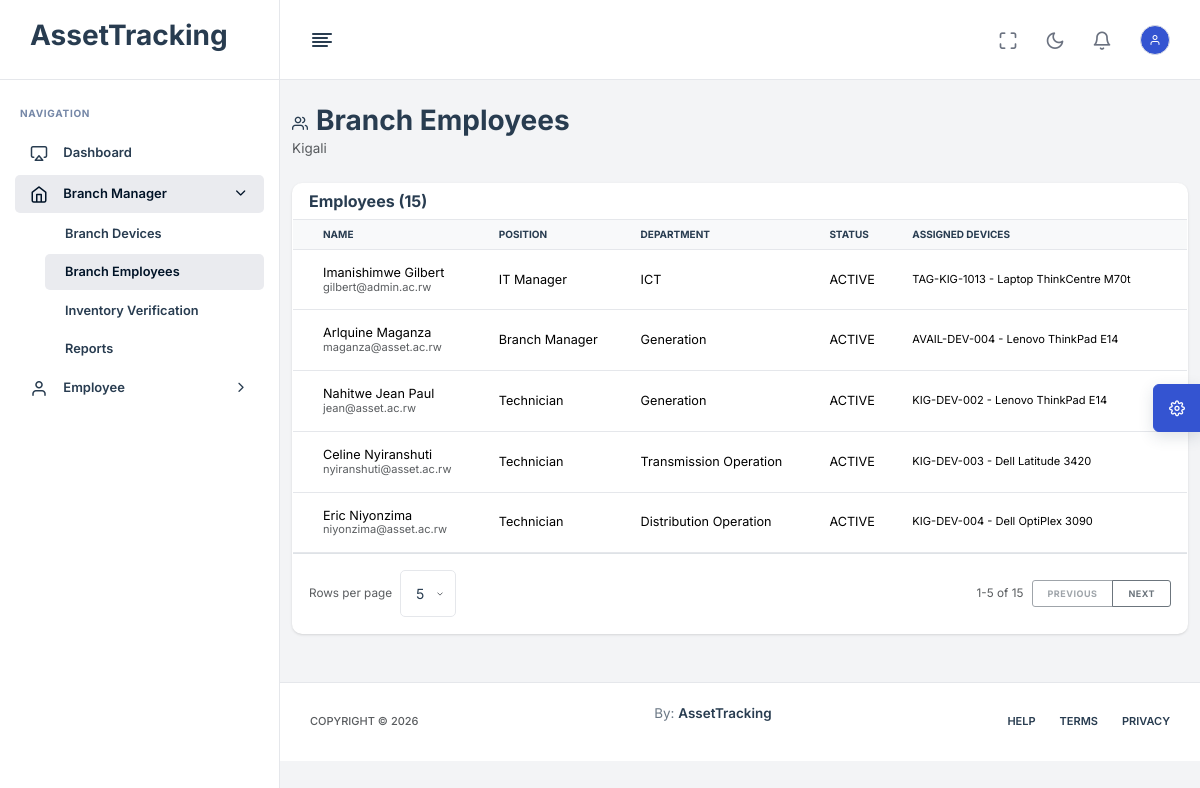
The app's page /branch/employees/ (signed in), older data.
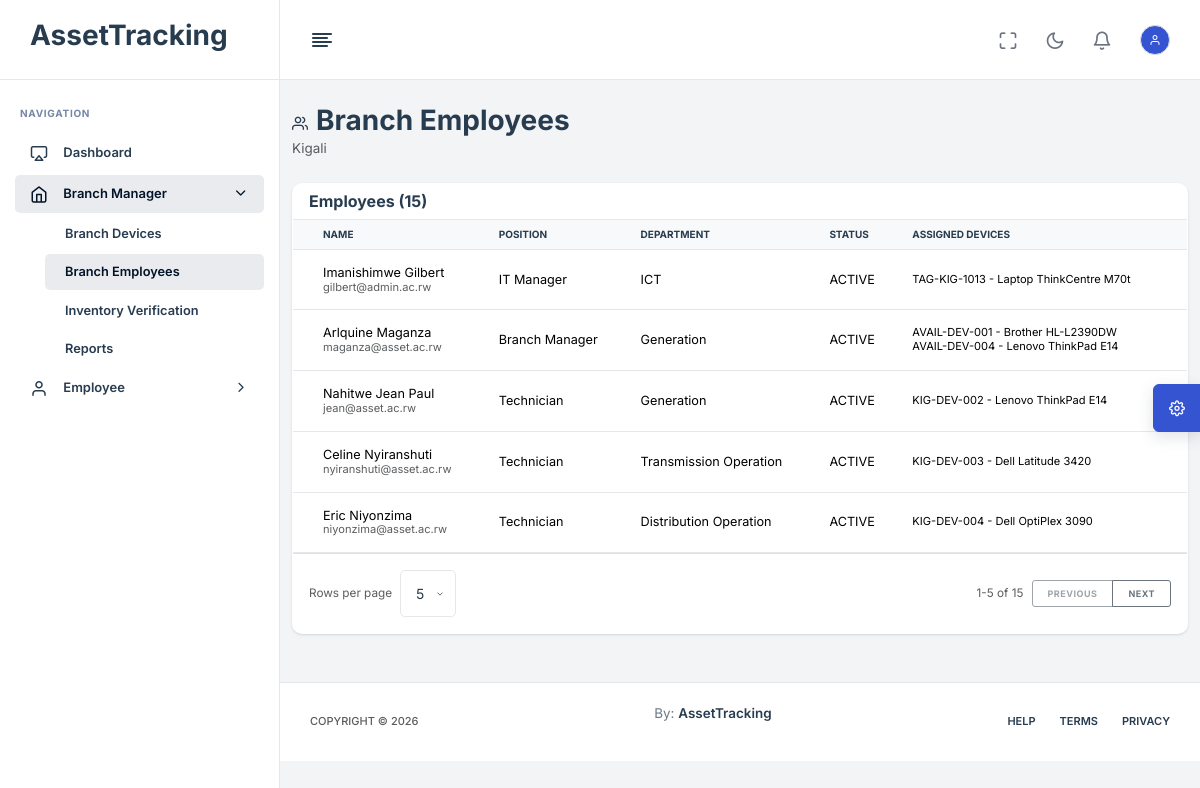
The same page, newer data.
### App/models.py (models this page shows, shortened)
class SoftDeleteModel(models.Model):
    is_deleted = models.BooleanField(default=False)
    deleted_at = models.DateTimeField(null=True, blank=True)
    deleted_by = models.ForeignKey(
        settings.AUTH_USER_MODEL,
        null=True,
        blank=True,
        on_delete=models.SET_NULL,
        related_name="%(class)s_deleted_records",
    )
    deletion_reason = models.TextField(blank=True)
    class Meta:
        abstract = True

class Employee(SoftDeleteModel):
    STATUS_CHOICES = [
        ('ACTIVE', 'Active'),
        ('INACTIVE', 'Inactive'),
        ('EXITED', 'Exited'),
    ]
    user = models.OneToOneField(settings.AUTH_USER_MODEL, on_delete=models.CASCADE, null=True, blank=True)
    employee_id = models.CharField(max_length=100, unique=True, null=True, blank=True)
    full_name = models.CharField(max_length=255)
    position = models.CharField(max_length=255)
    branch = models.ForeignKey(Branch, on_delete=models.SET_NULL, null=True, related_name='employees')
    department = models.ForeignKey(Department, on_delete=models.SET_NULL, null=True, blank=True)
    status = models.CharField(max_length=10, choices=STATUS_CHOICES, default='ACTIVE')
    hire_date = models.DateField(null=True, blank=True)
    exit_date = models.DateField(null=True, blank=True)

class User(AbstractBaseUser, PermissionsMixin):
    ROLE_CHOICES = [
        ('HEAD_OFFICE', 'Head Office'),
        ('BRANCH_MANAGER', 'Branch Manager'),
        ('TECHNICIAN', 'Technician'),
        ('EMPLOYEE', 'Employee'),
    ]
    username = models.CharField(max_length=150, unique=True)
    email = models.EmailField(unique=True)
    role = models.CharField(max_length=20, choices=ROLE_CHOICES, default='EMPLOYEE')
    is_active = models.BooleanField(default=True)
    is_staff = models.BooleanField(default=False)
    must_change_password = models.BooleanField(default=False)
    date_joined = models.DateTimeField(auto_now_add=True)
    objects = UserManager()
    USERNAME_FIELD = 'username'
    REQUIRED_FIELDS = ['email']

class Department(SoftDeleteModel):
    name = models.CharField(max_length=255)
    branch = models.ForeignKey(
        Branch,
        on_delete=models.CASCADE,
        related_name='departments'
    )

class Device(SoftDeleteModel):
    STATUS_CHOICES = [
        ('AVAILABLE', 'Available'),
        ('ASSIGNED', 'Assigned'),
        ('PENDING_RETURN', 'Pending Return'),
        ('IN_REPAIR', 'In Repair'),
        ('COMPLETED', 'Completed'),
        ('REPAIRED', 'Repaired'),
        ('MISSING', 'Missing'),
        ('RETIRED', 'Retired'),
        ('DECOMMISSIONED', 'Decommissioned'),
    ]
    LOCATION_CHOICES = [
        ('HEAD_OFFICE', 'Head Office'),
        ('BRANCH', 'Branch'),
        ('EMPLOYEE', 'Employee'),
        ('TECHNICIAN', 'Head Office / Technician'),
    ]
    device_type = models.CharField(max_length=50)
    brand = models.CharField(max_length=100)
    model = models.CharField(max_length=100)
    serial_number = models.CharField(max_length=100, unique=True)
    company_tag = models.CharField(max_length=100, unique=True)  # QR / Barcode
    purchase_date = models.DateField(null=True, blank=True)
    warranty_expiry = models.DateField(null=True, blank=True)
    status = models.CharField(max_length=20, choices=STATUS_CHOICES, default='AVAILABLE')
    assigned_employee = models.ForeignKey('Employee', null=True, blank=True, on_delete=models.SET_NULL)
    assigned_branch = models.ForeignKey('Branch', null=True, blank=True, on_delete=models.SET_NULL)
    location_type = models.CharField(max_length=20, choices=LOCATION_CHOICES, default='HEAD_OFFICE')
    current_location = models.CharField(max_length=255, default="Head Office")
    condition_notes = models.TextField(blank=True)
    registered_at = models.DateTimeField(auto_now_add=True)
    decommissioned_at = models.DateTimeField(null=True, blank=True)
    decommissioned_by = models.ForeignKey(
        settings.AUTH_USER_MODEL,
        null=True,
        blank=True,
        on_delete=models.SET_NULL,
        related_name="decommissioned_devices",
    )
    decommission_reason = models.CharField(max_length=255, blank=True)
    decommission_notes = models.TextField(blank=True)
    previous_status_before_decommission = models.CharField(max_length=20, blank=True)
    last_location_before_decommission = models.CharField(max_length=255, blank=True)

### App/views.py (the view)
# urls.py: path("branch/employees/", branch_employees, name="branch_employees"),
@login_required
@role_required("BRANCH_MANAGER")
def branch_employees(request):
    employee = _employee_for_user(request.user)
    branch = employee.branch if employee else None
    employees = Employee.objects.select_related("department", "user").prefetch_related("device_set").filter(branch=branch) if branch else Employee.objects.none()
    return render(request, "BranchManage/BranchEmployees.html", {"branch": branch, "employees": employees})

### App/views.py (called while the page is built)
def _employee_for_user(user):
    return Employee.objects.select_related("branch", "department").filter(user=user).first()

### templates/BranchManage/BranchEmployees.html (shortened to what this page needs)
{% extends 'base.html' %}
{% block content %}
<div class="container-fluid py-4">
    <div class="mb-4">
        <h1 class="h3 mb-0"><i class="feather-users me-2"></i>Branch Employees</h1>
        <p class="text-muted mb-0">{{ branch.name|default:"No branch assigned" }}</p>
    </div>
    <div class="card">
        <div class="card-header"><h5 class="card-title mb-0">Employees ({{ employees.count }})</h5></div>
        <div class="card-body p-0">
            <div class="table-responsive">
                <table class="table table-hover table-sm align-middle mb-0">
                    <thead class="table-light">
                        <tr><th>Name</th><th>Position</th><th>Department</th><th>Status</th><th>Assigned Devices</th></tr>
                    </thead>
                    <tbody>
                        {% for employee in employees %}
                        <tr>
                            <td>{{ employee.full_name }}<div class="small text-muted">{{ employee.user.email|default:"" }}</div></td>
                            <td>{{ employee.position }}</td>
                            <td>{{ employee.department.name|default:"-" }}</td>
                            <td><span>{{ employee.status }}</span></td>
                            <td>
                                {% for device in employee.device_set.all %}
                                <div class="small">{{ device.company_tag }} - {{ device.brand }} {{ device.model }}</div>
                                {% empty %}<span class="text-muted">-</span>{% endfor %}
                            </td>
                        </tr>
                        {% empty %}
                        <tr><td colspan="5" class="text-center text-muted py-4">No employees found for this branch.</td></tr>
                        {% endfor %}
                    </tbody>
                </table>
            </div>
        </div>
    </div>
</div>
{% endblock %}

Row changes from the older to the newer data that the page shows:
changed Employee "Arlquine Maganza": gains Device (company_tag "AVAIL-DEV-001", brand "Brother", model "HL-L2390DW")
